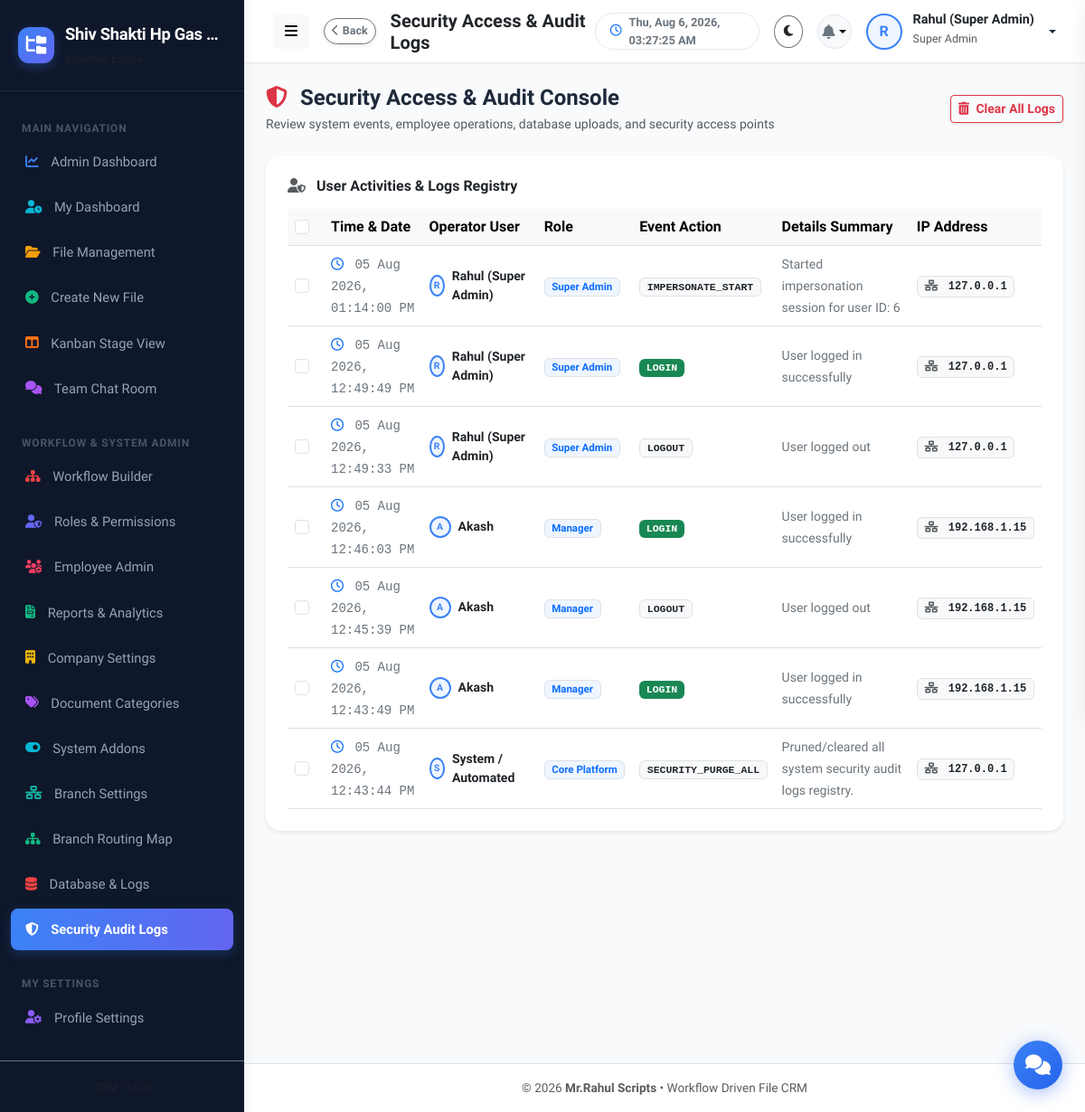
The page /admin/security-audit.php (signed in) on the database as committed earlier.
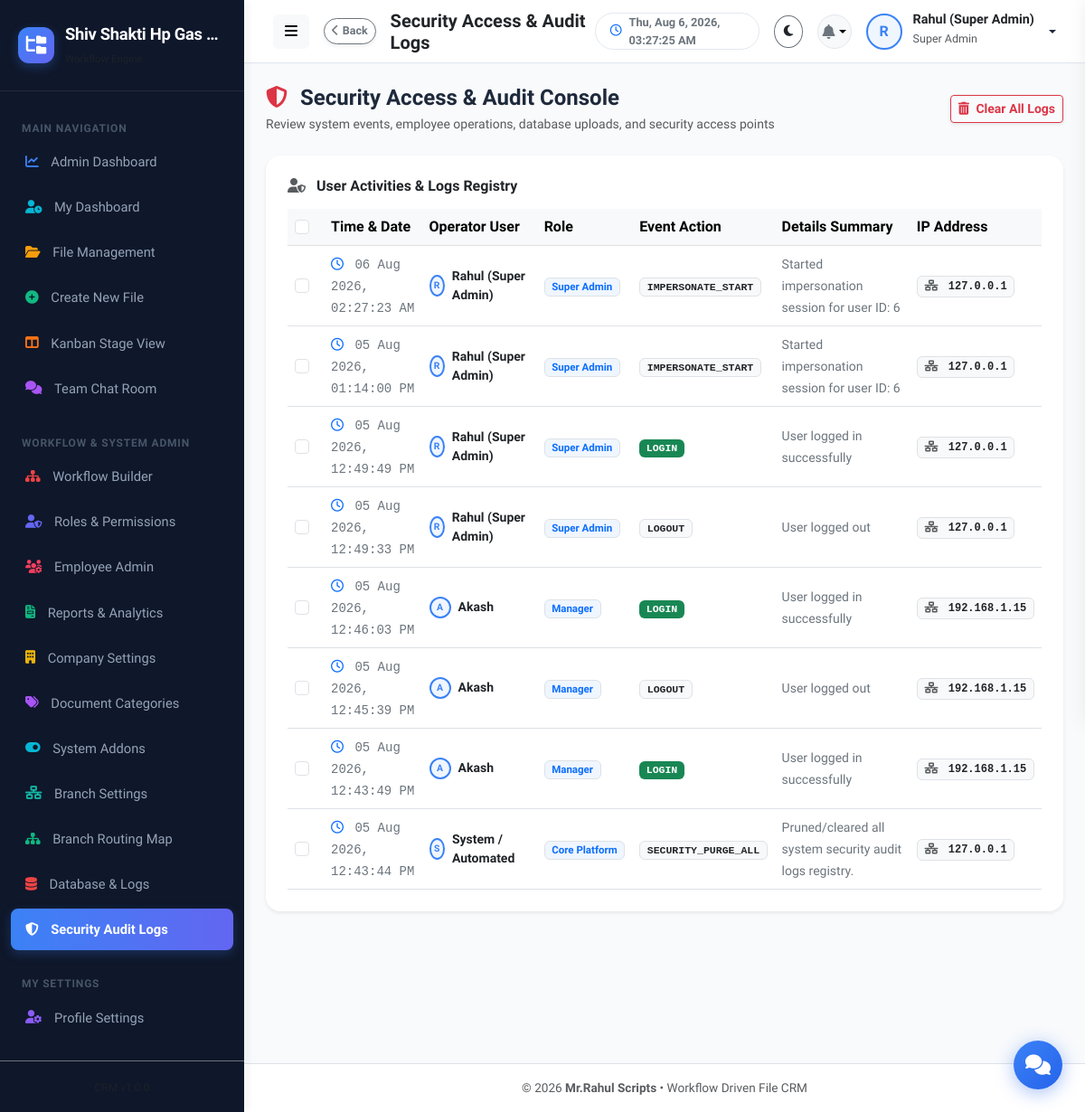
The same page on the database as committed later.
### tables this page shows
CREATE TABLE company_settings (
              id INTEGER PRIMARY KEY AUTOINCREMENT,
              company_name TEXT NOT NULL,
              company_email TEXT,
              company_mobile TEXT,
              company_address TEXT,
              company_logo TEXT DEFAULT 'default-logo.png',
              updated_at DATETIME DEFAULT CURRENT_TIMESTAMP
            , custom_upload_path TEXT NULL);

CREATE TABLE activity_logs (
          id INTEGER PRIMARY KEY AUTOINCREMENT,
          user_id INTEGER NULL,
          action TEXT NOT NULL,
          details TEXT NULL,
          ip_address TEXT NULL,
          created_at DATETIME DEFAULT CURRENT_TIMESTAMP
        );

CREATE TABLE users (
          id INTEGER PRIMARY KEY AUTOINCREMENT,
          name TEXT NOT NULL,
          email TEXT NOT NULL UNIQUE,
          mobile TEXT NOT NULL,
          password TEXT NOT NULL,
          role_id INTEGER NOT NULL,
          profile_photo TEXT DEFAULT 'default-avatar.png',
          status TEXT DEFAULT 'active',
          created_at DATETIME DEFAULT CURRENT_TIMESTAMP, last_activity TEXT DEFAULT '2026-08-04 00:00:00', branch_id INTEGER DEFAULT 1,
          FOREIGN KEY (role_id) REFERENCES roles(id)
        );

CREATE TABLE roles (
          id INTEGER PRIMARY KEY AUTOINCREMENT,
          role_name TEXT NOT NULL UNIQUE,
          role_key TEXT NOT NULL UNIQUE,
          description TEXT DEFAULT '',
          permissions TEXT NULL,
          created_at DATETIME DEFAULT CURRENT_TIMESTAMP
        );

### admin/security-audit.php (the view, shortened to what the rows shown need)
<?php
require_once __DIR__ . '/../includes/header.php';
$logs = $db->query("
    SELECT l.*, u.name as user_name, r.role_name
    FROM activity_logs l
    LEFT JOIN users u ON l.user_id = u.id
    LEFT JOIN roles r ON u.role_id = r.id
    ORDER BY l.id DESC
    LIMIT 200
")->fetchAll();
?>
<div class="card border-0 shadow-sm p-4" style="border-radius: var(--radius-lg);">
  <form id="bulkDeleteForm" action="security-audit.php?action=bulk_delete" method="POST">
    <div class="table-responsive">
      <table class="table table-hover align-middle mb-0">
        <thead class="table-light">
          <tr>
            <th style="width: 40px;">
              <input type="checkbox" class="form-check-input cursor-pointer" id="selectAllLogs">
            </th>
            <th>Time & Date</th>
            <th>Operator User</th>
            <th>Role</th>
            <th>Event Action</th>
            <th>Details Summary</th>
            <th>IP Address</th>
          </tr>
        </thead>
        <tbody>
          <?php if (empty($logs)): ?>
            <tr>
              <td colspan="7" class="text-center py-4 text-muted">No security logs recorded in the system yet.</td>
            </tr>
          <?php else: ?>
            <?php foreach ($logs as $l):
              $actionBadge = match(true) {
                  str_contains($l['action'], 'DELETE') => 'bg-danger text-white',
                  str_contains($l['action'], 'EDIT') => 'bg-warning text-dark',
                  str_contains($l['action'], 'LOGIN') => 'bg-success text-white',
                  str_contains($l['action'], 'ADD') => 'bg-info text-white',
                  default => 'bg-light text-dark border'
              };
            ?>
              <tr>
                <td>
                  <input type="checkbox" name="log_ids[]" value="<?= $l['id'] ?>" class="form-check-input log-checkbox cursor-pointer">
                </td>
                <td>
                  <span class="small font-monospace text-secondary" title="<?= htmlspecialchars($l['created_at']) ?>">
                    <i class="far fa-clock me-1 text-primary"></i> <?= date('d M Y, h:i:s A', strtotime($l['created_at'])) ?>
                  </span>
                </td>
                <td>
                  <div class="d-flex align-items-center gap-2">
                    <div class="avatar-circle" style="width: 24px; height: 24px; font-size: 0.65rem;">
                      <?= strtoupper(substr($l['user_name'] ?? 'S', 0, 1)) ?>
                    </div>
                    <strong class="text-dark small"><?= htmlspecialchars($l['user_name'] ?? 'System / Automated') ?></strong>
                  </div>
                </td>
                <td><span class="badge bg-primary-soft text-primary border" style="font-size: 0.72rem;"><?= htmlspecialchars($l['role_name'] ?? 'Core Platform') ?></span></td>
                <td><span class="badge <?= $actionBadge ?> font-monospace" style="font-size: 0.72rem;"><?= htmlspecialchars($l['action']) ?></span></td>
                <td><small class="text-secondary"><?= htmlspecialchars($l['details'] ?: 'No additional details provided.') ?></small></td>
                <td>
                  <span class="badge bg-light text-dark border font-monospace" style="font-size: 0.75rem;">
                    <i class="fas fa-network-wired text-muted me-1"></i> <?= htmlspecialchars($l['ip_address'] ?? 'Unknown') ?>
                  </span>
                </td>
              </tr>
            <?php endforeach; ?>
          <?php endif; ?>
        </tbody>
      </table>
    </div>
  </form>
</div>
<?php require_once __DIR__ . '/../includes/footer.php'; ?>

### includes/sidebar.php (shortened to what the rows shown need)
<?php
$db = getDB();
$companyInfo = $db->query("SELECT * FROM company_settings LIMIT 1")->fetch() ?: [
    'company_name' => 'File CRM',
    'company_logo' => 'default-logo.png'
];
?>
<aside class="app-sidebar">
  <div class="sidebar-header">
    <div class="brand-details">
      <div class="brand-text text-truncate" style="max-width: 170px;" title="<?= htmlspecialchars($companyInfo['company_name']) ?>">
        <?= htmlspecialchars($companyInfo['company_name']) ?>
      </div>
      <small class="text-muted brand-subtext" style="font-size: 0.72rem;">Workflow Engine</small>
    </div>
  </div>
</aside>

Rows that differ between the two databases and show on the page:
added activity_logs: created_at "06 Aug 2026, 02:27:23 AM", user.name "R", user.name "Rahul (Super Admin)", roles.role_name "Super Admin", action "IMPERSONATE_START", details "Started impersonation session for user ID: 6", ip_address "127.0.0.1"
